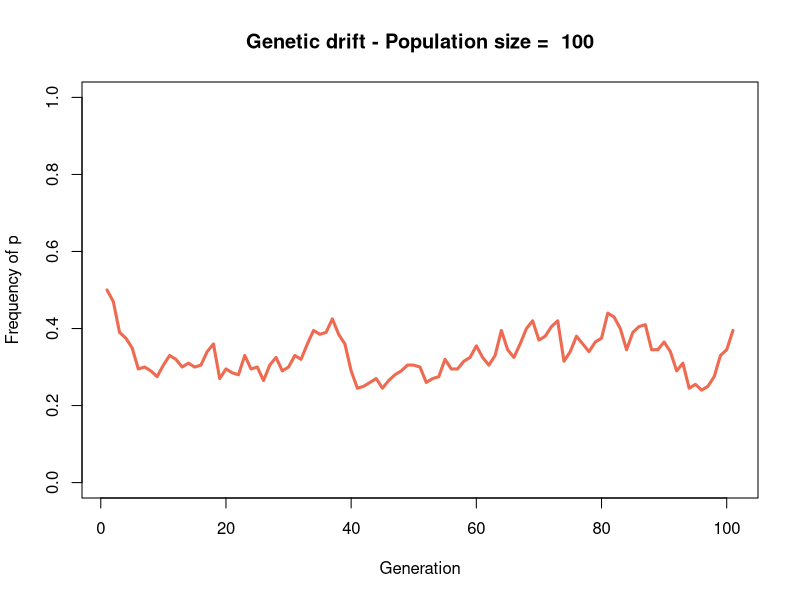
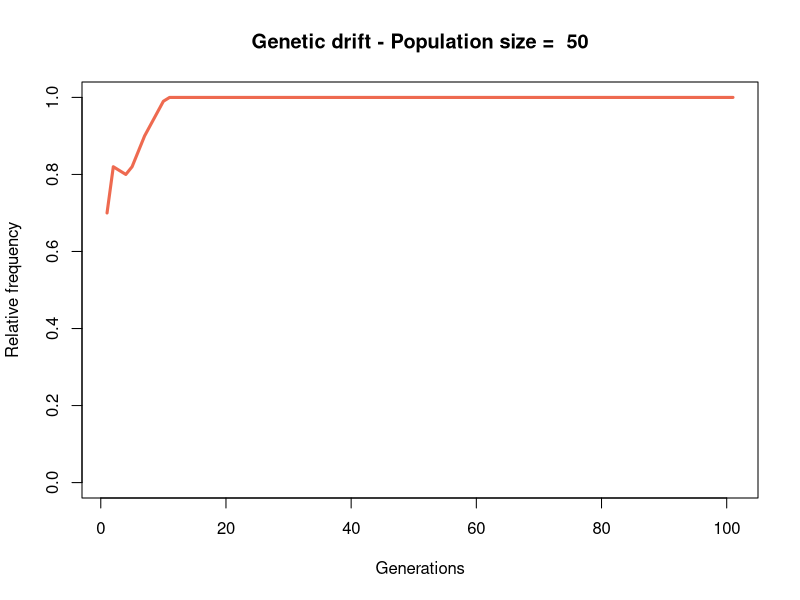
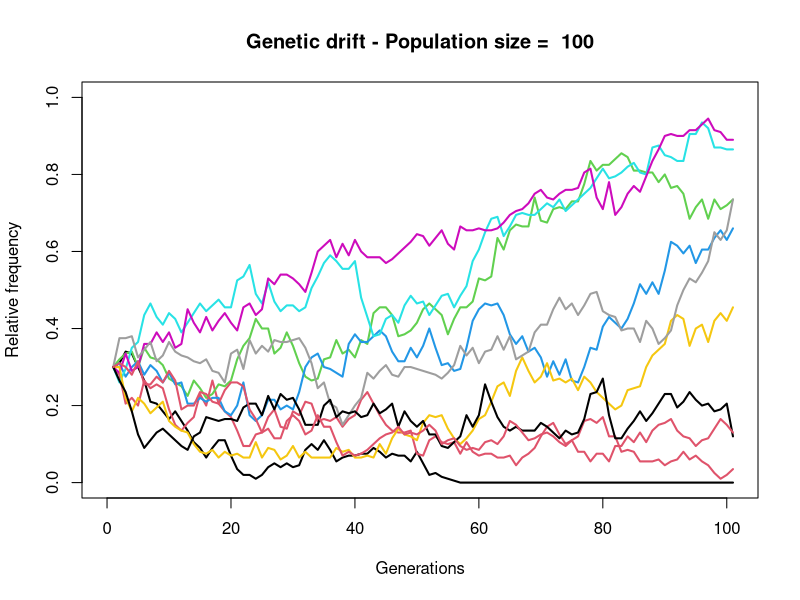
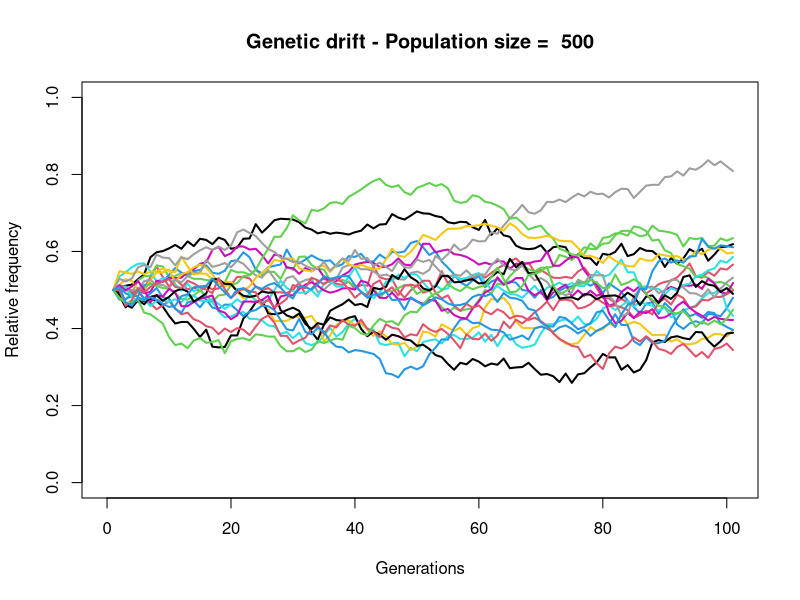
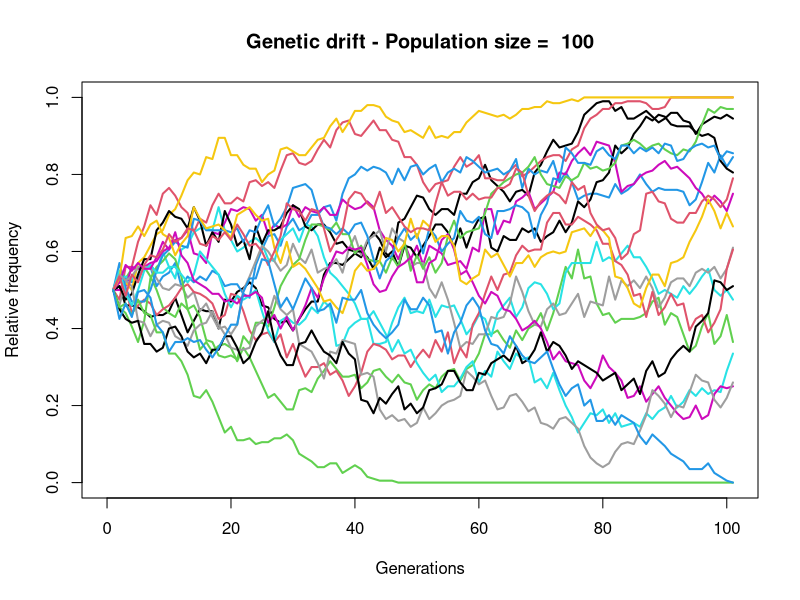
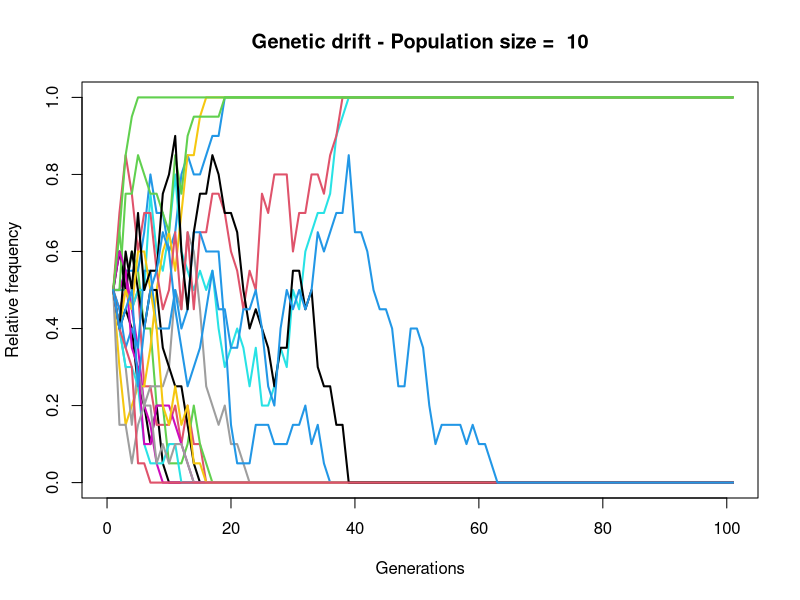
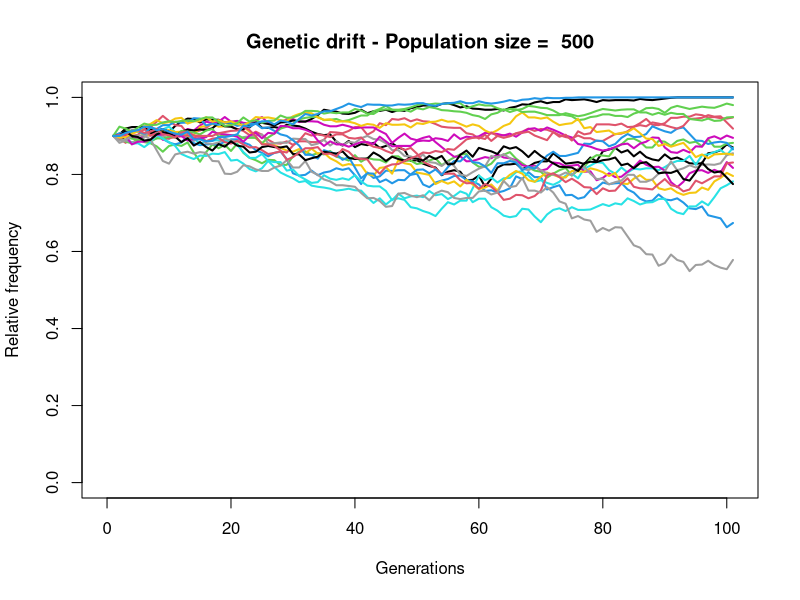
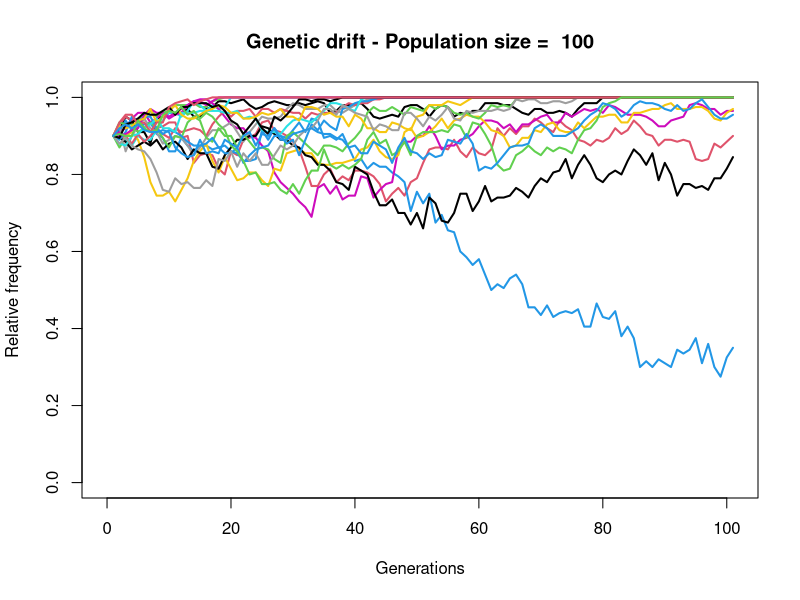

Reproduce these figures in R, in order.
## ---- chunk 1
knitr::opts_chunk$set(echo = TRUE, fig.width = 6, fig.height = 4, fig.align = "center")
## ---- chunk 2
# Random sampling of a vector
sample(c(1:10))
## ---- chunk 3
# Random sampling of a vector with replacement
sample(c(1:10), replace = T)
## ---- chunk 4
# Random sampling three elements of a vector with replacement
sample(c(1:10), size = 3, replace = T)
## ---- chunk 5
# Random sampling three elements of a vector with replacement
set.seed(4)
sample(c(1:10), size = 3, replace = T)
## ---- chunk 6
# Random sampling six elements of a vector with replacement with probabilities
sample(c('Good', 'Defective'), size = 6, replace = T, prob = c(0.75, 0.25))
## ---- chunk 7
# Random DNA sequence generator taking into account GC content
nucleotides = c("A", "T", "C", "G") 
composition = c(0.3, 0.3, 0.2, 0.2)
lengthSeq = 100
seq100 <- sample(nucleotides, size = lengthSeq, prob = composition, replace = T)
length(seq100)
table(seq100)
table(seq100)/lengthSeq
## ---- chunk 8
# 20 alleles
# 10 Ne
# allele A: p = 0.8
# allele a q = 0.2
alleles = c("A", "a") 
freq = c(0.8, 0.2)
Ne = 10
sample_alleles = sample(alleles, size = 2*Ne, prob = freq, replace = T)
table(sample_alleles)
table(sample_alleles)/(2*Ne)
## ---- chunk 9
# Genetic drift
# Simulation of random drift trajectory of allele frequency for one locus with two alleles 
# Ne = effective population size; tgen = number of generation simulated; p_0 = initial frequency of allele A)
# A single trajectory (a linear random walk)

genetic_drift <- function(p_0, Ne, tgen) {
  alleles <- c(1, 0) # 1 A and 0 a (numerical for estimating frequency directly)
  pvector <- c() # Store p allele frequency values over generations
  pvector[1] <- p_0 # First value is initial p frequency
  p_ = p_0
  for (i in 2:(tgen+1)) {
    p_ = sum(sample(alleles, size = 2*Ne, prob = c(p_, 1-p_), replace = T))/(2*Ne) ;
    pvector[i] = p_ # Add new frequency 
  }
  plot(pvector, ylim = c(0, 1),
       col="coral2", type = "l",lwd = 3,
       main = paste("Genetic drift - Population size = ", Ne), 
       xlab = "Generation", ylab = "Frequency of p")
} 
# Call the function
genetic_drift(0.5, 100, 100)
## ---- chunk 10
# Binomial simulation in r
rbinom(n = 7, size = 150, prob = 0.05)
## ---- chunk 11
N <- 4 # set population size
p <- 0.5 # set allele frequency
# Binomial sampling to get the new frequency of the A1 in the next generation 
rbinom(n = 1, size = 2*N, prob = p)/(2*N)
## ---- chunk 12
# Genetic drift
# Simulation of random drift trajectory of allele frequency for one
# locus with two alleles 
# Ne = effective population size; tgen = number of generation simulated;
# p_0 = initial frequency allele A)
# A single trajectory (a linear random walk)
# using random binomial distribution function

genetic_drift <- function(p_0, Ne, tgen) {
pvector <- c()
pvector[1] <- p_0
p_ = p_0

for(i in 2:(tgen+1)) {
    p_ = rbinom(1,2*Ne,p_)/(2*Ne) # Random binomial distribution
	pvector[i] <- p_
}
plot(pvector, ylim = c(0,1), 
    col="coral2", type = "l", lwd = 3,
    main = paste("Genetic drift - Population size = ",Ne), xlab="Generations" , ylab = "Relative frequency")
}
# Call the function
genetic_drift(0.7, 50, 100)
## ---- chunk 13
genetic_drift <- function(p_0, Ne, tgen, nrepl) {
  Alost=0
  Poly=0
  Afix=0
  # Empty plot
  plot(0,0, xlim=c(0,tgen+1), ylim = c(0,1), 
      col="coral2", type = "l", lwd = 3,
      main = paste("Genetic drift - Population size = ",Ne), xlab="Generations",
      ylab = "Relative frequency")
  # For to iterate over replicates
  for (n in 1:nrepl) {
    pvector <- c()
    pvector[1] <- p_0
    p_ = p_0
    for(i in 2:(tgen+1)) {
      p_ = rbinom(1,2*Ne,p_)/(2*Ne); 
      pvector[i] <- p_
    }
    if (p_==0){Alost=Alost+1}
    else if(p_==1){Afix=Afix+1}
    else{Poly=Poly+1}
    
    # Draw a line for each replicate
    lines(pvector, type = "l", col = n, lwd = 2)
  }
  return(list("Alost" = Alost, "Poly" = Poly, "Afix" = Afix))
}
# Call the function
genetic_drift(0.3, 100, 100, 10)
## ---- chunk 14
#A is P0=0.5 or P0=0.9
#100 gen
cat("i)Polymorphic\n")
cat("P0=0.5 \n500 population\n")
p_0=0.5
Ne=500
tgen=100
nrepl=20
g<-genetic_drift(p_0, Ne, tgen, nrepl)
print(paste(g$Alost,g$Poly ,g$Afix))
cat("100 population\n")
Ne=100
g<-genetic_drift(p_0, Ne, tgen, nrepl)
print(paste(g$Alost,g$Poly ,g$Afix))
cat("10 population\n")
Ne=10
g<-genetic_drift(p_0, Ne, tgen, nrepl)
print(paste(g$Alost,g$Poly ,g$Afix))
cat("P0=0.9 \n500 population\n")
p_0=0.9
Ne=500
g<-genetic_drift(p_0, Ne, tgen, nrepl)
print(paste(g$Alost,g$Poly ,g$Afix))
cat("100 population\n")
Ne=100
g<-genetic_drift(p_0, Ne, tgen, nrepl)
print(paste(g$Alost,g$Poly ,g$Afix))
cat("10 population\n")
Ne=10
g<-genetic_drift(p_0, Ne, tgen, nrepl)
print(paste(g$Alost,g$Poly ,g$Afix))

cat("\nWith a higher starting frequency there is less loss of A, there is a higher conservation\n")
## ---- chunk 15
genetic_drift <- function(p_0, Ne, tgen, nrepl) {
  
  plot(0,0, xlim=c(0,tgen+1), ylim = c(0,1), 
       col="coral2", type = "l", lwd = 3,
       main = paste("Genetic Drift - Population size = ",Ne), xlab="Generations" , ylab = "Relative frequency")
  meanpvector <- 0*c(1:(tgen+1))
  meanpvector[1] <- p_0
  for (n in 1:nrepl) {
    pvector <- c()
    pvector[1] <- p_0
    p_ = p_0
    for(i in 2:(tgen+1)) {
      p_ = rbinom(1,2*Ne,p_)/(2*Ne); 
      pvector[i] <- p_
      meanpvector[i]=meanpvector[i]+pvector[i]/nrepl
    }
    if(0==p_){cat("Lost\n")}
    if(1==p_){cat("Fixed\n")}
    lines(pvector, type = "l", col = n, lwd = 2)
  }
  # Add mean
  lines(meanpvector, type = "l",  col = "coral4",  lwd = 6)
  legend("topleft", legend=paste("Mean = ", round(mean(meanpvector),3)),
       col=c("coral4"), lty=1, lwd=3, cex=0.8)
}
genetic_drift(0.5, 500, 100, 10)
## ---- chunk 16
genetic_drift(0.5, 500, 100, 10)
genetic_drift(0.2, 500, 100, 10)
genetic_drift(0.9, 500, 100, 10)
genetic_drift(0.5, 100, 100, 10)
genetic_drift(0.2, 100, 100, 10)
genetic_drift(0.9, 100, 100, 10)
genetic_drift(0.5, 10, 100, 10)
genetic_drift(0.2, 10, 100, 10)
genetic_drift(0.9, 10, 100, 10)

## ---- chunk 17
bottleneck<-function(p_0, Ne, tgen, nrepl, bottlegen, decreased){
  
  plot(0,0, xlim=c(0,tgen+1), ylim = c(0,1), 
       col="coral2", type = "l", lwd = 3,
       main = paste("Genetic Drift - Population size = ",Ne), xlab="Generations" , ylab = "Relative frequency")
  meanpvector <- 0*c(1:(tgen+1))
  meanpvector[1] <- p_0
  for (n in 1:nrepl) {
    pvector <- c()
    pvector[1] <- p_0
    p_ = p_0
    for(i in 2:(tgen+1)) {
      
      if (i==bottlegen){ #bottleneck generation
        p_ = rbinom(1,2*decreased,p_)/(2*decreased)
        pvector[i] <- p_
      }
      else{
        p_ = rbinom(1,2*Ne,p_)/(2*Ne)
        pvector[i] <- p_
        meanpvector[i]=meanpvector[i]+pvector[i]/nrepl
      }
      
    }
    if(0==p_){cat("Lost\n")}
    if(1==p_){cat("Fixed\n")}
    lines(pvector, type = "l", col = n, lwd = 2)
  }
  # Add mean
  lines(meanpvector, type = "l",  col = "coral4",  lwd = 6)
  legend("topleft", legend=paste("Mean = ", round(mean(meanpvector),3)),
       col=c("coral4"), lty=1, lwd=3, cex=0.8)
}
bottleneck(0.5, 1000, 100, 20, 50, 10)

#without bottleneck
genetic_drift(0.5, 1000, 100, 20)
## ---- chunk 18
popSizes = c(500, 500, 500, 10, 500)
mean(popSizes) # Mean
1/mean(1/popSizes) # Harmonic mean
## ---- chunk 19
harm_mean<-function(x){
  m<-mean(1/x)
  res<-1/m
  return(res)
}

#previous initial conditions
p_0=0.5
Ne=1000
tgen=100
nrepl=20


#Previous conditions, population decrease from 1000 to 10 on 1 generation, there are 100 generations, so vector contains 99: 1000 and 1: 10
population_vector<-c(rep(Ne, 99), 10)
harm_population<-round(harm_mean(population_vector))

#harmonic drift
genetic_drift(p_0, harm_population, tgen, nrepl)

#generic drift
genetic_drift(0.5, Ne, tgen, nrepl)
## ---- chunk 20
# Recurrent
mut_dyn <- function(p0, mu, tgen) {
    plot(0, 0, xlim = c(0,tgen), ylim = c(0,1), main = 
    paste("Recurrent mutation – mu = ",mu),  xlab="Generation", ylab="q",
    type="l")
    freqvector <- c() 
    freqvector[1] <- 1-p0
    for (i in 1:tgen){
        freqvector[i+1]<-1 - p0*(1- mu)^i
    }
    lines(freqvector, type = "l", lwd=3, col="coral4")
}
mut_dyn(1,0.0001,10000) 
## ---- chunk 21
# Recurrent retromutation
mut_dyn_retro <- function(p0,mu,nu,tgen) {
    plot(0,0,xlim = c(0,tgen),ylim = c(0,1),type = "l", main = 
    paste("Mutation and retromutaion – mu = ",mu,"nu =",nu), xlab="Generation",
    ylab="q")
    freqvector <- c() 
    freqvector[1]<- 1-p0
    for (i in 1:tgen) {
        freqvector[i+1]<-freqvector[i] + mu*(1-freqvector[i])- nu*freqvector[i]
    }
  lines(freqvector, type = "l",lwd=3, col="deepskyblue4")
}
mut_dyn_retro(1,0.0001,0.00001,10000)
## ---- chunk 22
dmut<-0.000004
p0=0.8
tgen=50000
#p?
mut_dyn_pfinder <- function(p0, mu, tgen) {
    plot(0, 0, xlim = c(0,tgen), ylim = c(0,1), main = 
    paste("Recurrent mutation – mu = ",mu),  xlab="Generation", ylab="q",
    type="l")
    freqvector <- c() 
    freqvector[1] <- 1-p0
    for (i in 1:tgen){
        freqvector[i+1]<-1 - p0*(1- mu)^i
    }
    cat("After", tgen, "generations p will be:",1-freqvector[i+1]) #freqvector is q (plot), so 1-freqvector[i+1] is the last p
    lines(freqvector, type = "l", lwd=3, col="coral4") 
    
}
mut_dyn_pfinder(p0,dmut,tgen) 



rmut<-0.0000006
#allele freq in equilibrium?

#apply formula to find freq in equilibrium
eq_q<-dmut/(dmut+rmut)
eq_p<-rmut/(dmut+rmut)
cat("\n\nAllele frequencies with retromutation rate", rmut, "\nFrequency of A is:", eq_p, "\nFrequency of a is:", eq_q)
